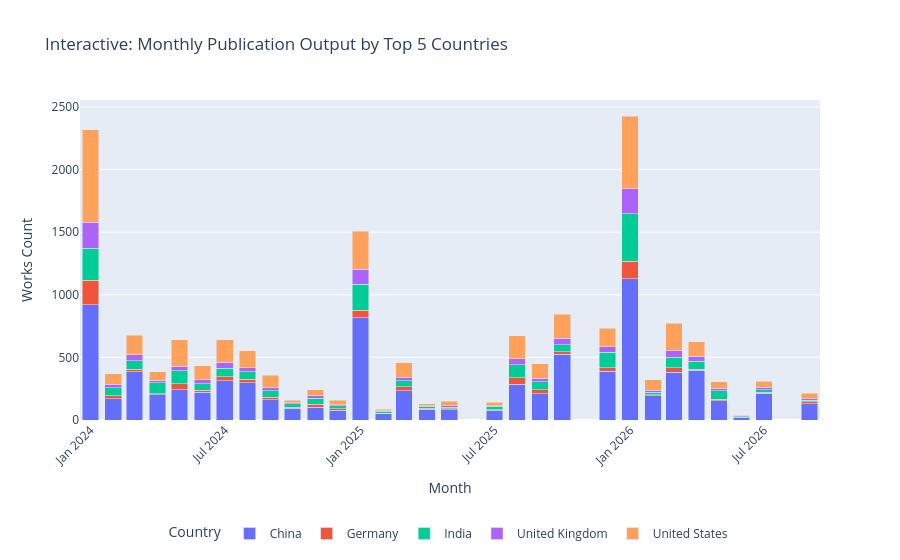

Notebook cell for this chart:
### Markdown cell above
### 5. Works Per Month Per Country Per Topic (2024–2026)
Maps the geographical distribution of publications across institutional affiliations, highlighting national leadership and international diffusion.

### Code cell
# Aggregate top countries across the entire period
top_countries = df_country.groupby("country_name")["works_count"].sum().nlargest(10).index.tolist()
df_country_top = df_country[df_country["country_name"].isin(top_countries)]

# Heatmap: Country vs Topic Volume
pivot_country_topic = df_country_top.pivot_table(
    index="country_name",
    columns="topic_name",
    values="works_count",
    aggfunc="sum",
    fill_value=0
)

plt.figure(figsize=(12, 7))
sns.heatmap(pivot_country_topic, annot=True, fmt="d", cmap="YlGnBu", cbar_kws={"label": "Total Works (2024–2026)"})
plt.title("Geographical Distribution: Top 10 Countries Across 5 Topics", fontsize=14, fontweight="bold", pad=12)
plt.xlabel("Topic", fontsize=11)
plt.ylabel("Country", fontsize=11)
plt.xticks(rotation=30, ha="right", fontsize=9)
plt.tight_layout()
plt.show()

# Stacked Monthly Country Share for Top 5 Countries
top5_countries = top_countries[:5]
df_c_monthly = df_country[df_country["country_name"].isin(top5_countries)].groupby(["month", "country_name"], as_index=False)["works_count"].sum()

fig_country = px.bar(
    df_c_monthly,
    x="month",
    y="works_count",
    color="country_name",
    title="Interactive: Monthly Publication Output by Top 5 Countries",
    labels={"works_count": "Works Count", "month": "Month", "country_name": "Country"}
)
fig_country.update_layout(xaxis_tickangle=-45, barmode="stack", legend=dict(orientation="h", yanchor="bottom", y=-0.4, xanchor="center", x=0.5))
fig_country.show()

### Figure 1 — Plotly figure (JSON) as saved in the notebook; plotly's stock layout.template omitted (floating-point values rounded to 4 significant figures)
{"data": [{"hovertemplate": "Country=China<br>Month=%{x}<br>Works Count=%{y}<extra></extra>", "legendgroup": "China", "marker": {"color": "#636efa", "pattern": {"shape": ""}}, "name": "China", "orientation": "v", "showlegend": true, "textposition": "auto", "type": "bar", "x": ["2024-01", "2024-02", "2024-03", "2024-04", "2024-05", "2024-06", "2024-07", "2024-08", "2024-09", "2024-10", "2024-11", "2024-12", "2025-01", "2025-02", "2025-03", "2025-04", "2025-05", "2025-07", "2025-08", "2025-09", "2025-10", "2025-12", "2026-01", "2026-02", "2026-03", "2026-04", "2026-05", "2026-06", "2026-07", "2026-09"], "xaxis": "x", "y": [921, 170, 386, 200, 243, 220, 313, 297, 160, 95, 100, 79, 816, 48, 235, 86, 82, 78, 284, 211, 524, 391, 1127, 194, 383, 396, 153, 24, 212, 131], "yaxis": "y"}, {"hovertemplate": "Country=Germany<br>Month=%{x}<br>Works Count=%{y}<extra></extra>", "legendgroup": "Germany", "marker": {"color": "#EF553B", "pattern": {"shape": ""}}, "name": "Germany", "orientation": "v", "showlegend": true, "textposition": "auto", "type": "bar", "x": ["2024-01", "2024-02", "2024-03", "2024-04", "2024-05", "2024-06", "2024-07", "2024-08", "2024-09", "2024-10", "2024-11", "2024-12", "2025-01", "2025-02", "2025-03", "2025-04", "2025-05", "2025-07", "2025-08", "2025-09", "2025-10", "2025-12", "2026-01", "2026-02", "2026-03", "2026-04", "2026-05", "2026-06", "2026-07", "2026-09"], "xaxis": "x", "y": [195, 22, 18, 9, 47, 18, 31, 29, 23, 8, 24, 9, 60, 6, 29, 6, 7, 5, 54, 32, 23, 25, 139, 7, 34, 11, 11, 2, 11, 15], "yaxis": "y"}, {"hovertemplate": "Country=India<br>Month=%{x}<br>Works Count=%{y}<extra></extra>", "legendgroup": "India", "marker": {"color": "#00cc96", "pattern": {"shape": ""}}, "name": "India", "orientation": "v", "showlegend": true, "textposition": "auto", "type": "bar", "x": ["2024-01", "2024-02", "2024-03", "2024-04", "2024-05", "2024-06", "2024-07", "2024-08", "2024-09", "2024-10", "2024-11", "2024-12", "2025-01", "2025-02", "2025-03", "2025-04", "2025-05", "2025-07", "2025-08", "2025-09", "2025-10", "2025-12", "2026-01", "2026-02", "2026-03", "2026-04", "2026-05", "2026-06", "2026-07", "2026-09"], "xaxis": "x", "y": [257, 65, 70, 88, 102, 50, 68, 60, 52, 27, 48, 24, 207, 16, 49, 16, 12, 27, 103, 63, 53, 127, 380, 19, 83, 62, 71, 7, 17, 13], "yaxis": "y"}, {"hovertemplate": "Country=United Kingdom<br>Month=%{x}<br>Works Count=%{y}<extra></extra>", "legendgroup": "United Kingdom", "marker": {"color": "#ab63fa", "pattern": {"shape": ""}}, "name": "United Kingdom", "orientation": "v", "showlegend": true, "textposition": "auto", "type": "bar", "x": ["2024-01", "2024-02", "2024-03", "2024-04", "2024-05", "2024-06", "2024-07", "2024-08", "2024-09", "2024-10", "2024-11", "2024-12", "2025-01", "2025-02", "2025-03", "2025-04", "2025-05", "2025-07", "2025-08", "2025-09", "2025-10", "2025-12", "2026-01", "2026-02", "2026-03", "2026-04", "2026-05", "2026-06", "2026-07", "2026-09"], "xaxis": "x", "y": [206, 28, 49, 19, 36, 34, 51, 30, 22, 8, 20, 11, 120, 4, 27, 4, 11, 4, 49, 27, 52, 42, 200, 18, 58, 41, 19, 1, 21, 12], "yaxis": "y"}, {"hovertemplate": "Country=United States<br>Month=%{x}<br>Works Count=%{y}<extra></extra>", "legendgroup": "United States", "marker": {"color": "#FFA15A", "pattern": {"shape": ""}}, "name": "United States", "orientation": "v", "showlegend": true, "textposition": "auto", "type": "bar", "x": ["2024-01", "2024-02", "2024-03", "2024-04", "2024-05", "2024-06", "2024-07", "2024-08", "2024-09", "2024-10", "2024-11", "2024-12", "2025-01", "2025-02", "2025-03", "2025-04", "2025-05", "2025-07", "2025-08", "2025-09", "2025-10", "2025-12", "2026-01", "2026-02", "2026-03", "2026-04", "2026-05", "2026-06", "2026-07", "2026-09"], "xaxis": "x", "y": [740, 86, 153, 70, 211, 110, 176, 137, 100, 21, 49, 35, 304, 11, 119, 17, 37, 29, 183, 115, 194, 148, 582, 82, 213, 117, 51, 5, 50, 43], "yaxis": "y"}], "layout": {"barmode": "stack", "legend": {"orientation": "h", "title": {"text": "Country"}, "tracegroupgap": 0, "x": 0.5, "xanchor": "center", "y": -0.4, "yanchor": "bottom"}, "title": {"text": "Interactive: Monthly Publication Output by Top 5 Countries"}, "xaxis": {"anchor": "y", "domain": [0.0, 1.0], "tickangle": -45, "title": {"text": "Month"}}, "yaxis": {"anchor": "x", "domain": [0.0, 1.0], "title": {"text": "Works Count"}}}}
